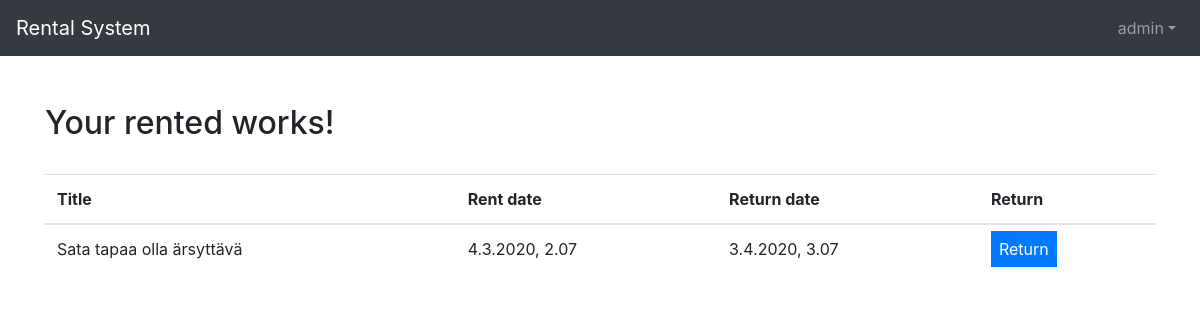
Before: /rented/ (signed in) with the older database file.
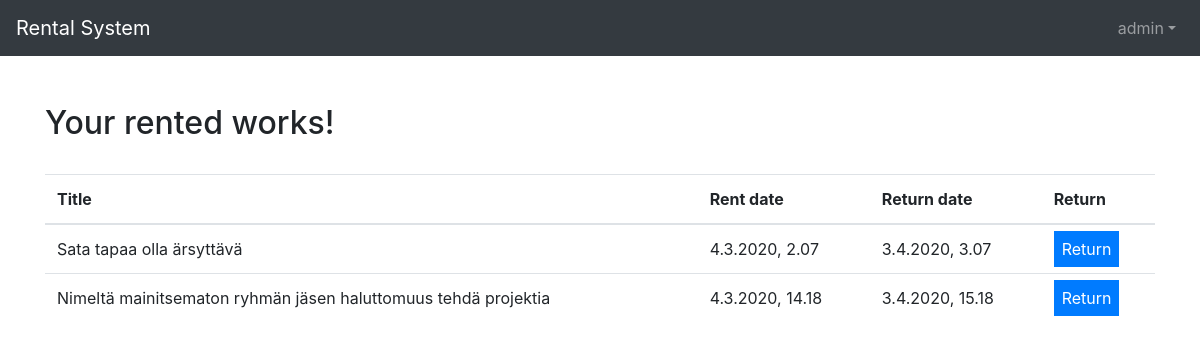
After: the same page with the newer database file.
### rental_system/models.py (models this page shows, shortened)
class RentedWork(models.Model):
    user = models.ForeignKey(User, on_delete=models.CASCADE, default=1)
    rented_work = models.ForeignKey(Work, on_delete=models.CASCADE)
    rent_date = models.DateTimeField(auto_now_add=True)
    return_date = models.DateTimeField()
    returned = models.BooleanField(default=False)
    date_returned = models.DateTimeField(null=True)

class Work(models.Model):
    creators = models.ManyToManyField(Creator)
    type = models.ForeignKey(Type, on_delete=models.CASCADE)
    genres = models.ManyToManyField(Genre)
    publishers = models.ManyToManyField(Publisher)
    title = models.CharField(max_length=200)
    desc = models.CharField(max_length=200)
    pub_date = models.IntegerField(
        default=2020,
        validators=[
            MaxValueValidator(datetime.date.today().year),
            MinValueValidator(1800)
        ]
    )
    def __str__(self):
        return self.title

### rental_system/views.py (the view)
# urls.py: path('rented/', views.rented, name='rented'),
@login_required
def rented(request):
    current_user = request.user
    rented = list(RentedWork.objects.filter(user_id = current_user.id, returned = False))
    return render(request, 'rental_system/rented.html', {'rented': rented})

### rental_system/templates/rental_system/rented.html (shortened to what this page needs)
{% extends 'base.html' %}
{% block content %}
{% load static %}
<link rel="stylesheet" href="{% static 'rented.css' %}">
<link rel="stylesheet" href="{% static 'darkmode.css' %}">
{% load tz %}
{% get_current_timezone as TIME_ZONE %}
{% if rented %}
<div class="container">
    <div class="table-responsive-lg">
        <br>
        <h2>Your rented works!</h2>
        <br>
        <table class="table">
            <thead>
                <tr>
                    <th>Title</th>
                    <th>Rent date</th>
                    <th>Return date</th>
                    <th>Return</th>
                </tr>
            </thead>
            <tbody>
                {% for item in rented %}
                {% if not item.returned %}
                <tr>
                    {% timezone "Europe/Helsinki" %}
                    <td>{{ item.rented_work }}</td>
                    <td>{{ item.rent_date | date:"j.n.Y, G.i"}}</td>
                    <td>{{ item.return_date | date:"j.n.Y, G.i"}}</td>
                    <td><a href="{% url 'return_work' item.rented_work.id %}" class="p-2 mb-2 bg-primary text-white">Return</a></td>
                    {% endtimezone %}
                </tr>
                {% endif %}
                {% endfor %}
            </tbody>
        </table>
    </div>
</div>
{% else %}
<tr><td>You haven't rented anything!</td></tr>
{% endif %}
{% endblock %}

Changed rows visible on the page:
added RentedWork: rented_work "Nimeltä mainitsematon ryhmän jäsen haluttomuus tehdä projektia", rent_date "4.3.2020, 14.18", return_date "3.4.2020, 15.18"
